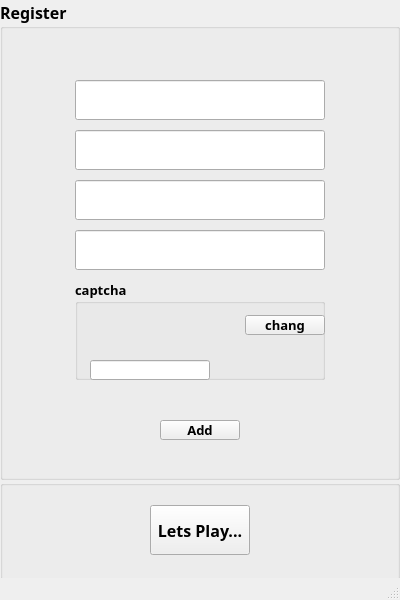
<?xml version="1.0" encoding="UTF-8"?>
<ui version="4.0">
 <class>signup</class>
 <widget class="QMainWindow" name="signup">
  <property name="geometry">
   <rect>
    <x>0</x>
    <y>0</y>
    <width>400</width>
    <height>600</height>
   </rect>
  </property>
  <property name="windowTitle">
   <string>signup</string>
  </property>
  <widget class="QWidget" name="centralwidget">
   <widget class="QGroupBox" name="groupBox">
    <property name="geometry">
     <rect>
      <x>0</x>
      <y>0</y>
      <width>400</width>
      <height>480</height>
     </rect>
    </property>
    <property name="font">
     <font>
      <family>B Titr</family>
      <pointsize>12</pointsize>
      <bold>true</bold>
     </font>
    </property>
    <property name="title">
     <string>Register</string>
    </property>
    <widget class="QLineEdit" name="UserName_lineEdit">
     <property name="geometry">
      <rect>
       <x>75</x>
       <y>80</y>
       <width>250</width>
       <height>40</height>
      </rect>
     </property>
    </widget>
    <widget class="QLineEdit" name="Password_lineEdit">
     <property name="geometry">
      <rect>
       <x>75</x>
       <y>130</y>
       <width>250</width>
       <height>40</height>
      </rect>
     </property>
    </widget>
    <widget class="QLineEdit" name="Phone_lineEdit">
     <property name="geometry">
      <rect>
       <x>75</x>
       <y>180</y>
       <width>250</width>
       <height>40</height>
      </rect>
     </property>
    </widget>
    <widget class="QLineEdit" name="Email_lineEdit">
     <property name="geometry">
      <rect>
       <x>75</x>
       <y>230</y>
       <width>250</width>
       <height>40</height>
      </rect>
     </property>
    </widget>
    <widget class="QGroupBox" name="captcha_groupBox">
     <property name="geometry">
      <rect>
       <x>75</x>
       <y>280</y>
       <width>250</width>
       <height>100</height>
      </rect>
     </property>
     <property name="font">
      <font>
       <family>B Titr</family>
       <pointsize>10</pointsize>
       <bold>true</bold>
      </font>
     </property>
     <property name="title">
      <string>captcha</string>
     </property>
     <widget class="QPushButton" name="changCaptcha_pushButton">
      <property name="geometry">
       <rect>
        <x>170</x>
        <y>35</y>
        <width>80</width>
        <height>20</height>
       </rect>
      </property>
      <property name="text">
       <string>chang</string>
      </property>
     </widget>
     <widget class="QLabel" name="captcha_label">
      <property name="geometry">
       <rect>
        <x>0</x>
        <y>20</y>
        <width>150</width>
        <height>50</height>
       </rect>
      </property>
      <property name="font">
       <font>
        <family>B Titr</family>
        <pointsize>14</pointsize>
        <bold>true</bold>
       </font>
      </property>
      <property name="text">
       <string/>
      </property>
      <property name="alignment">
       <set>Qt::AlignCenter</set>
      </property>
     </widget>
     <widget class="QLineEdit" name="captcha_lineEdit">
      <property name="geometry">
       <rect>
        <x>15</x>
        <y>80</y>
        <width>120</width>
        <height>20</height>
       </rect>
      </property>
     </widget>
    </widget>
    <widget class="QPushButton" name="AddPlayer_pushButton">
     <property name="geometry">
      <rect>
       <x>160</x>
       <y>420</y>
       <width>80</width>
       <height>20</height>
      </rect>
     </property>
     <property name="font">
      <font>
       <family>B Zar</family>
       <pointsize>10</pointsize>
       <bold>true</bold>
      </font>
     </property>
     <property name="text">
      <string>Add</string>
     </property>
    </widget>
   </widget>
   <widget class="QGroupBox" name="groupBox_2">
    <property name="geometry">
     <rect>
      <x>0</x>
      <y>480</y>
      <width>400</width>
      <height>100</height>
     </rect>
    </property>
    <property name="title">
     <string/>
    </property>
    <widget class="QPushButton" name="pushButton">
     <property name="geometry">
      <rect>
       <x>150</x>
       <y>25</y>
       <width>100</width>
       <height>50</height>
      </rect>
     </property>
     <property name="font">
      <font>
       <family>B Titr</family>
       <pointsize>12</pointsize>
       <bold>true</bold>
      </font>
     </property>
     <property name="text">
      <string>Lets Play...</string>
     </property>
    </widget>
   </widget>
  </widget>
  <widget class="QMenuBar" name="menubar">
   <property name="geometry">
    <rect>
     <x>0</x>
     <y>0</y>
     <width>400</width>
     <height>17</height>
    </rect>
   </property>
  </widget>
  <widget class="QStatusBar" name="statusbar"/>
 </widget>
 <resources/>
 <connections/>
</ui>
